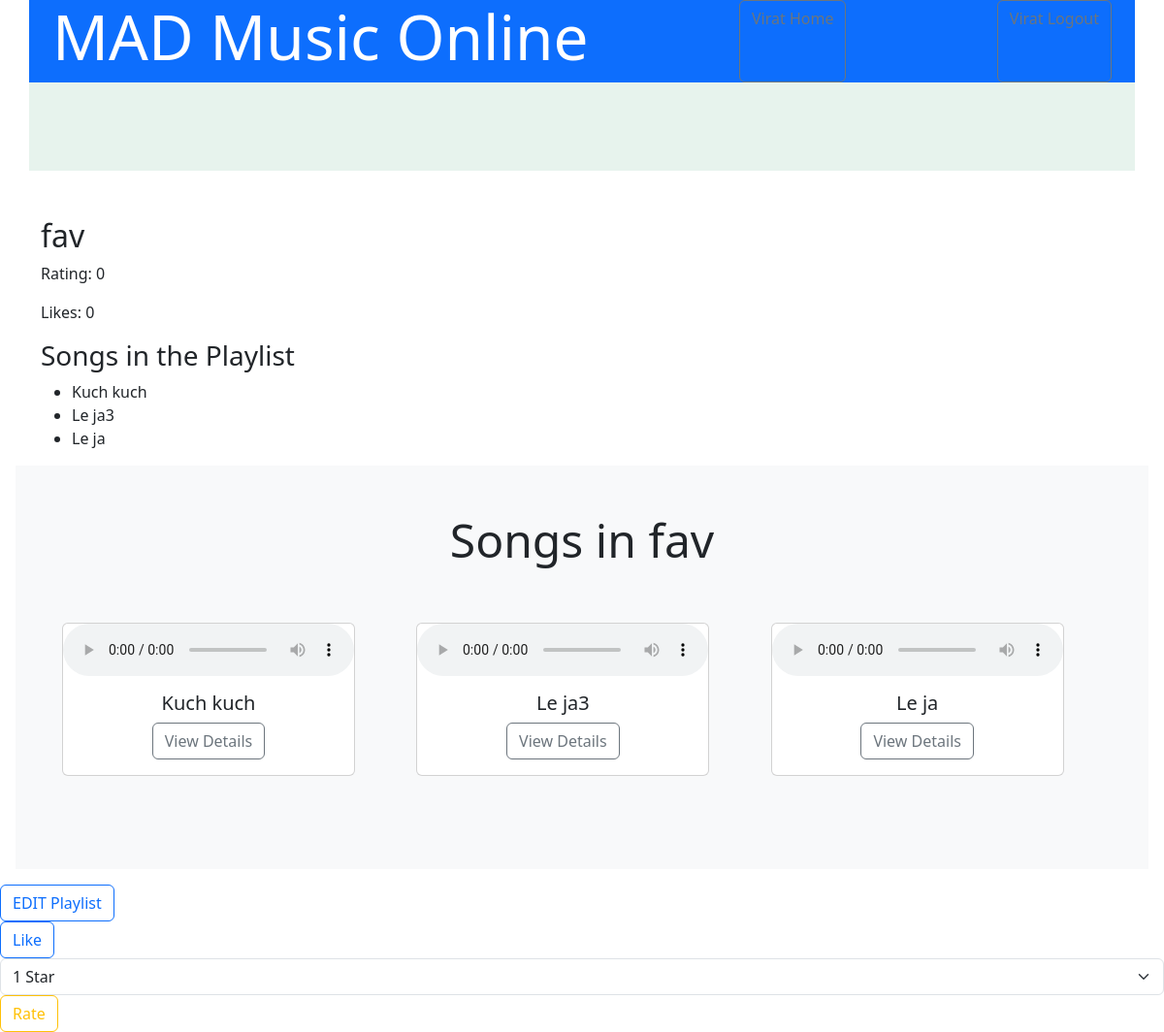
Screenshot of /playlist/1 (signed in) with the database file from the repository.
### application/models.py (models this page shows)
class Playlist(db.Model):
    __tablename__ = 'playlist'
    __table_args__ = {'extend_existing': True}
    id = db.Column(db.Integer, autoincrement = True, primary_key = True )
    name = db.Column(db.String(50), nullable = False, unique = True )
    likes = db.Column(db.Integer, default=0)
    ratings = db.relationship('PlaylistRating', backref='playlist', lazy=True)
    avg_rating = db.Column(db.Integer, default= 0)
    pl_songs = db.relationship(
        'Song',
        secondary=songs,
        primaryjoin='Playlist.id == songs.c.playlist_id',
        secondaryjoin='Song.id == songs.c.song_id',
        backref=db.backref('associated_playlists', lazy=True),
        cascade='all',
        single_parent=True,
    )
    pl_users = db.relationship('User', secondary = users, lazy='subquery',
            backref=db.backref('associated_playlists', lazy=True))

class Song(db.Model):
    __tablename__ = 'song'
    __table_args__ = {'extend_existing': True}
    id = db.Column(db.Integer, autoincrement = True, primary_key = True )
    name = db.Column(db.String(100), nullable = False, unique = True )
    lyrics = db.Column(db.String(10000), nullable= False)
    audio = db.Column(db.String(10000), nullable= False)
    creater_id = db.Column(db.Integer, db.ForeignKey('user.id'), nullable= False)
    created_on =db.Column(db.DateTime(timezone=True), default =datetime.utcnow())
    duration= db.Column(db.Integer, default = 0)
    likes = db.Column(db.Integer, default=0)
    ratings = db.relationship('SongRating', backref='song', lazy=True)
    avg_rating = db.Column(db.Integer, default= 0)
    album_id = db.Column(db.Integer, db.ForeignKey('album.id'), nullable= True)
    is_abusive = db.Column(db.Boolean, default = 0)
    playlists = db.relationship(
        'Playlist',
        secondary=songs,
        primaryjoin='Song.id == songs.c.song_id',
        secondaryjoin='Playlist.id == songs.c.playlist_id',
        backref=db.backref('associated_songs', lazy=True),
        cascade='all',
        single_parent=True,
    )

### application/controllers.py (the view)
@app.route('/playlist/<int:playlist_id>')
def playlist_details(playlist_id):
    playlist = Playlist.query.get(playlist_id)
    email = session['user_email']
    user = db.session.query(User).filter_by(email=email).first()
    all_songs = db.session.query(Song).all()
    if not playlist:
        flash('Playlist not found.', 'error')
        return redirect(url_for('user_home'))  # Replace with the actual route
    return render_template('playlist_detail.html', playlist=playlist, user=user, all_songs=all_songs)

### templates/playlist_detail.html (shortened to what this page needs)
<!DOCTYPE html>
<html lang="en">
<head>
    <link href="https://cdn.jsdelivr.net/npm/bootstrap@5.3.2/dist/css/bootstrap.min.css" rel="stylesheet"
>
    <link rel="stylesheet" href="{{url_for('static', filename = 'style.css')}}"/>
</head>
<nav class="container text-center bg-primary text-white">
    <div class="container d-flex flex-column flex-md-row justify-content-between">
        <h1 class="display-3">MAD Music Online</h1>
        <a class="btn btn-outline-secondary" href="/user_home">  {{ user.firstname }} Home </a>
        <a class="btn btn-outline-secondary" href="/user_login">  {{ user.firstname }} Logout </a>
    </div>
</nav>
    <body>
        <div class="container text-center bg-success p-2 text-dark bg-opacity-10">
            <div class="col-8 gx=5">
                <h1 class="display-4"> &nbsp;&nbsp;&nbsp; &nbsp;&nbsp;
                </h1>
            </div>
        </div>
    <div class="container mt-5">
        <h2>{{ playlist.name }}</h2>
        <p>Rating: {{ playlist.avg_rating|round(2) }}</p>
        <p> Likes: {{ playlist.likes }}</p>
        <h3>Songs in the Playlist</h3>
        <ul>
            {% for song in playlist.pl_songs %}
            <li>{{ song.name }}</li>
            {% endfor %}
        </ul>
    </div>
    <div class="position-relative overflow-hidden p-3 p-md-5 m-md-3 text-center bg-light">
        {% if playlist %}
        <h2 class="display-5"> Songs in {{playlist.name}} </h2>
        <div class="row g-4 py-5 row-cols-1 row-cols-lg-3">
            {% for song in playlist.pl_songs %}
            <div class="col d-flex align-items-start">
                <div class="card flex-shrink-0" >
                    <audio controls>
                        <source src="{{ url_for('static', filename=song.audio) }}" type="audio/mp3">
                    </audio>
                    <div class="card-body">
                        <h5  class="card-title">{{ song.name }}</h5>
                        <a class="btn btn-outline-secondary" href="/song/{{song.id}}">View Details</a>
                    </div>
                </div>
            </div>
            {% endfor %}
        </div>
        {% endif %}
    </div>
<form action="{{ url_for('edit_playlist', playlist_id=playlist.id) }}" method="get">
    <button type="submit" class="btn btn-outline-primary">EDIT Playlist</button>
</form>
<form action="{{ url_for('like_playlist', playlist_id=playlist.id) }}" method="post">
    <button type="submit" class="btn btn-outline-primary">Like</button>
</form>
<form action="{{ url_for('rate_playlist', playlist_id=playlist.id) }}" method="post">
    <select name="rating" class="form-select">
        <option value="1">1 Star</option>
    </select>
    <button type="submit" class="btn btn-outline-warning">Rate</button>
</form>
</body>
</html>

### static/style.css (style rules this page uses)
button { position: flex; display : inline-block; right: 400px ; padding-top: 20px; padding-bottom: 20px; text-emphasis: 20px; touch-action: pinch-zoom; padding-inline-start: 2cm; }

### rows the page displays
Playlist: name "fav", avg_rating "0", likes "0"
Song: name "Kuch kuch"
Song: name "Le ja3"
Song: name "Le ja"
